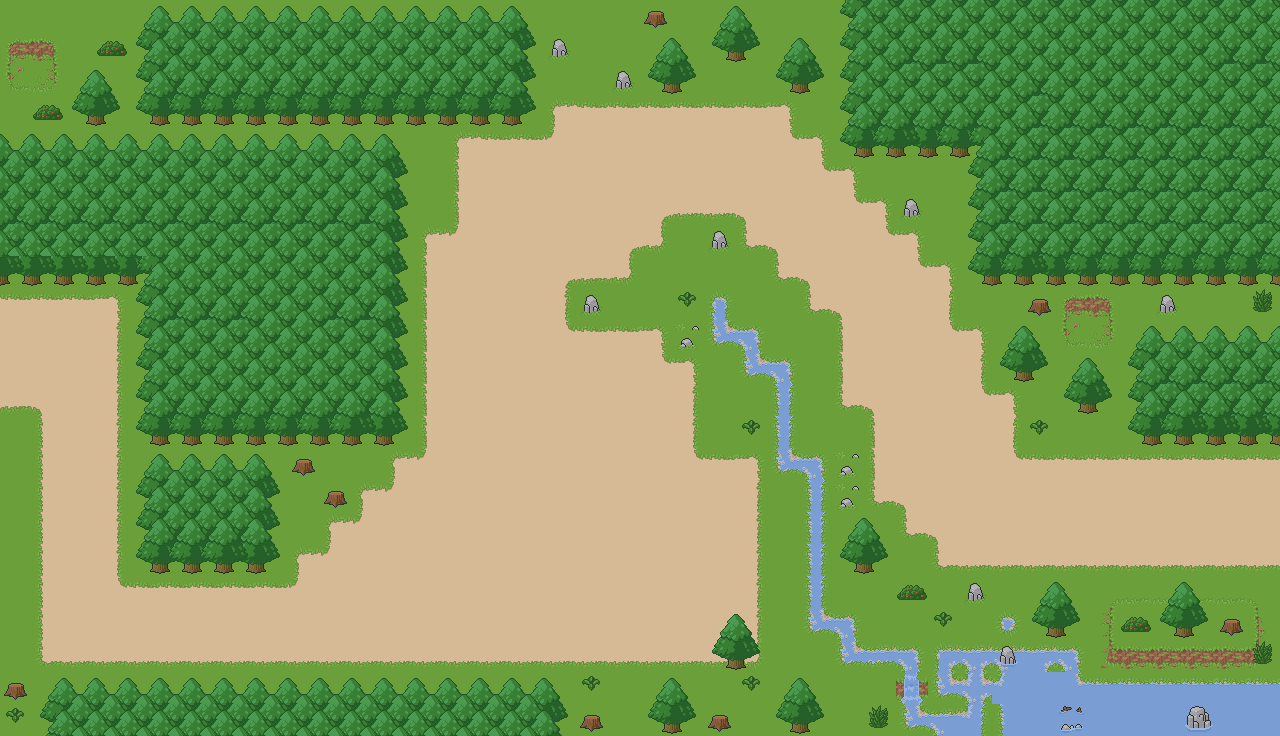

The image is a tile-based game level rendered from a .tmx file. Its description and complete source (layers, tilesets, objects, tile grids) follow:
An orthogonal 40x23 tile map with 32x32 px tiles, 2 tile layers (Tile Layer 1, Tile Layer 2).

<map version="1.2" tiledversion="1.3.2" orientation="orthogonal" renderorder="right-down" compressionlevel="-1" width="40" height="23" tilewidth="32" tileheight="32" infinite="0" nextlayerid="4" nextobjectid="1">
 <tileset firstgid="1" source="Forest Tileset.tsx" />
 <layer id="1" name="Tile Layer 1" width="40" height="23">
  <data encoding="csv">
21,21,21,21,21,21,21,21,21,21,21,21,21,21,21,21,21,21,21,21,21,21,21,21,21,21,21,21,21,21,21,21,21,21,21,21,21,21,21,21,
118,119,21,21,21,21,21,21,21,21,21,21,21,21,21,21,21,21,21,21,21,21,21,21,21,21,21,21,21,21,21,21,21,21,21,21,21,21,21,21,
137,138,21,21,21,21,21,21,21,21,21,21,21,21,21,21,21,21,21,21,21,21,21,21,21,21,21,21,21,21,21,21,21,21,21,21,21,21,21,21,
21,21,21,21,21,21,21,21,21,21,21,21,21,21,21,21,21,4,5,5,5,5,5,5,6,21,21,21,21,21,21,21,21,21,21,21,21,21,21,21,
21,21,21,21,21,21,21,21,21,21,21,21,21,21,4,5,5,41,24,24,24,24,24,24,39,6,21,21,21,21,21,21,21,21,21,21,21,21,21,21,
21,21,21,21,21,21,21,21,21,21,21,21,21,21,23,24,24,24,24,24,24,24,24,24,24,39,6,21,21,21,21,21,21,21,21,21,21,21,21,21,
21,21,21,21,21,21,21,21,21,21,21,21,21,21,23,24,24,24,24,24,1,43,43,3,24,24,39,6,21,21,21,21,21,21,21,21,21,21,21,21,
21,21,21,21,21,21,21,21,21,21,21,21,21,4,41,24,24,24,24,1,44,21,21,42,3,24,24,39,6,21,21,21,21,21,21,21,21,21,21,21,
21,21,21,21,21,21,21,21,21,21,21,21,21,23,24,24,24,1,2,44,21,21,21,21,42,3,24,24,39,6,21,21,21,21,21,21,21,21,21,21,
5,5,5,6,21,21,21,21,21,21,21,21,21,23,24,24,24,20,21,21,21,21,69,84,21,42,3,24,24,25,21,21,21,118,119,21,21,21,21,21,
24,24,24,20,21,21,21,21,21,21,21,21,21,23,24,24,24,39,5,5,6,21,102,66,21,21,23,24,24,39,6,21,21,137,138,21,21,21,21,21,
24,24,24,20,21,21,21,21,21,21,21,21,21,23,24,24,24,24,24,24,39,6,21,102,66,21,23,24,24,24,20,21,21,21,21,21,21,21,21,21,
2,3,24,20,21,21,21,21,21,21,21,21,21,23,24,24,24,24,24,24,24,20,21,21,83,21,42,3,24,24,39,6,21,21,21,21,21,21,21,21,
21,22,24,20,21,21,21,21,21,21,21,21,21,23,24,24,24,24,24,24,24,20,21,21,83,21,21,23,24,24,24,25,21,21,21,21,21,21,21,21,
21,22,24,20,21,21,21,21,21,21,21,21,4,41,24,24,24,24,24,24,24,39,5,6,102,66,21,23,24,24,24,39,5,5,5,5,5,5,5,5,
21,22,24,20,21,21,21,21,21,21,21,4,41,24,24,24,24,24,24,24,24,24,24,20,21,85,21,42,3,24,24,24,24,24,24,24,24,24,24,24,
21,22,24,20,21,21,21,21,21,21,4,41,24,24,24,24,24,24,24,24,24,24,24,20,21,85,21,21,42,3,24,24,24,24,24,24,24,24,24,24,
21,22,24,20,21,21,21,21,21,4,41,24,24,24,24,24,24,24,24,24,24,24,24,20,21,85,21,21,21,42,43,43,43,43,43,43,43,43,43,43,
21,22,24,39,5,5,5,5,5,41,24,24,24,24,24,24,24,24,24,24,24,24,24,20,21,85,21,21,21,21,21,21,21,21,115,116,116,116,116,117,
21,22,24,24,24,24,24,24,24,24,24,24,24,24,24,24,24,24,24,24,24,24,24,20,21,102,66,21,21,21,21,73,21,21,134,135,135,135,135,136,
21,42,43,43,43,43,43,43,43,43,43,43,43,43,43,43,43,43,43,43,43,43,43,44,21,21,102,65,66,64,68,70,71,66,153,154,154,154,154,155,
21,21,21,21,21,21,21,21,21,21,21,21,21,21,21,21,21,21,21,21,21,21,21,21,21,21,21,21,159,102,87,98,81,96,62,62,62,62,97,97,
21,21,21,21,21,21,21,21,21,21,21,21,21,21,21,21,21,21,21,21,21,21,21,21,21,21,21,21,102,70,109,79,81,81,81,81,81,81,81,81
</data>
 </layer>
 <layer id="3" name="Tile Layer 2" width="40" height="23">
  <data encoding="csv">
0,0,0,0,172,173,173,173,173,173,173,173,173,173,173,173,175,0,0,0,128,0,176,177,0,0,191,192,192,193,193,192,193,192,192,192,192,192,193,193,
0,0,0,129,191,192,192,192,192,192,192,192,192,192,192,192,194,95,0,0,176,177,195,196,176,177,191,192,211,212,212,192,192,192,193,193,193,193,212,212,
0,0,176,177,210,211,211,211,211,211,211,211,211,211,211,211,213,0,0,95,195,196,0,0,195,196,191,192,193,192,193,192,211,192,192,192,192,192,192,192,
0,129,195,196,229,230,230,230,230,230,230,230,230,230,230,230,232,0,0,0,0,0,0,0,0,0,210,211,212,211,212,192,211,211,211,211,211,211,211,211,
173,173,173,173,173,173,173,173,173,173,173,174,175,0,0,0,0,0,0,0,0,0,0,0,0,0,229,230,231,230,268,211,211,212,211,211,211,211,211,211,
192,192,192,192,192,192,192,192,192,192,192,193,194,0,0,0,0,0,0,0,0,0,0,0,0,0,0,0,0,0,191,211,212,211,211,211,211,211,211,211,
211,211,211,211,211,211,211,211,211,211,211,212,213,0,0,0,0,0,0,0,0,0,0,0,0,0,0,0,95,0,210,211,212,211,211,211,211,211,211,211,
192,192,192,192,192,192,192,192,192,192,192,193,194,0,0,0,0,0,0,0,0,0,95,0,0,0,0,0,0,0,210,211,211,211,211,211,211,211,211,211,
231,231,231,231,268,192,192,192,192,193,192,193,194,0,0,0,0,0,0,0,0,0,0,0,0,0,0,0,0,0,229,230,231,230,230,230,230,230,230,230,
0,0,0,0,191,211,211,211,192,192,211,212,213,0,0,0,0,0,95,0,0,149,0,0,0,0,0,0,0,0,0,0,128,0,0,0,95,0,0,148,
0,0,0,0,210,192,192,192,192,192,192,193,194,0,0,0,0,0,0,0,0,76,0,0,0,0,0,0,0,0,0,176,177,0,0,172,173,173,173,173,
0,0,0,0,191,192,192,192,192,192,192,193,194,0,0,0,0,0,0,0,0,0,0,0,0,0,0,0,0,0,0,195,196,176,177,210,211,211,211,211,
0,0,0,0,210,211,211,211,211,211,211,212,213,0,0,0,0,0,0,0,0,0,0,0,0,0,0,0,0,0,0,0,0,195,196,210,211,211,211,211,
0,0,0,0,229,230,230,230,230,230,230,231,232,0,0,0,0,0,0,0,0,0,0,149,0,0,0,0,0,0,0,0,149,0,0,229,230,231,231,231,
0,0,0,0,172,173,173,174,175,128,0,0,0,0,0,0,0,0,0,0,0,0,0,0,0,0,76,0,0,0,0,0,0,0,0,0,0,0,0,0,
0,0,0,0,191,192,192,193,194,0,128,0,0,0,0,0,0,0,0,0,0,0,0,0,0,0,76,0,0,0,0,0,0,0,0,0,0,0,0,0,
0,0,0,0,210,211,211,212,213,0,0,0,0,0,0,0,0,0,0,0,0,0,0,0,0,0,176,177,0,0,0,0,0,0,0,0,0,0,0,0,
0,0,0,0,229,230,230,231,232,0,0,0,0,0,0,0,0,0,0,0,0,0,0,0,0,0,195,196,0,0,0,0,0,0,0,0,0,0,0,0,
0,0,0,0,0,0,0,0,0,0,0,0,0,0,0,0,0,0,0,0,0,0,0,0,0,0,0,0,129,0,95,0,176,177,0,0,176,177,0,0,
0,0,0,0,0,0,0,0,0,0,0,0,0,0,0,0,0,0,0,0,0,0,176,177,0,0,0,0,0,149,0,0,195,196,0,129,195,196,128,0,
0,0,0,0,0,0,0,0,0,0,0,0,0,0,0,0,0,0,0,0,0,0,195,196,0,0,0,0,0,0,0,150,0,0,0,0,0,0,0,148,
128,172,173,173,173,173,173,173,173,173,173,173,173,173,173,173,174,175,149,0,176,177,0,149,176,177,0,0,0,0,0,0,0,0,0,0,0,0,0,0,
149,191,192,192,192,192,192,192,192,192,192,192,192,192,192,192,193,194,128,0,195,196,128,0,195,196,0,148,0,0,0,0,0,114,0,0,0,151,0,0
</data>
 </layer>
</map>
